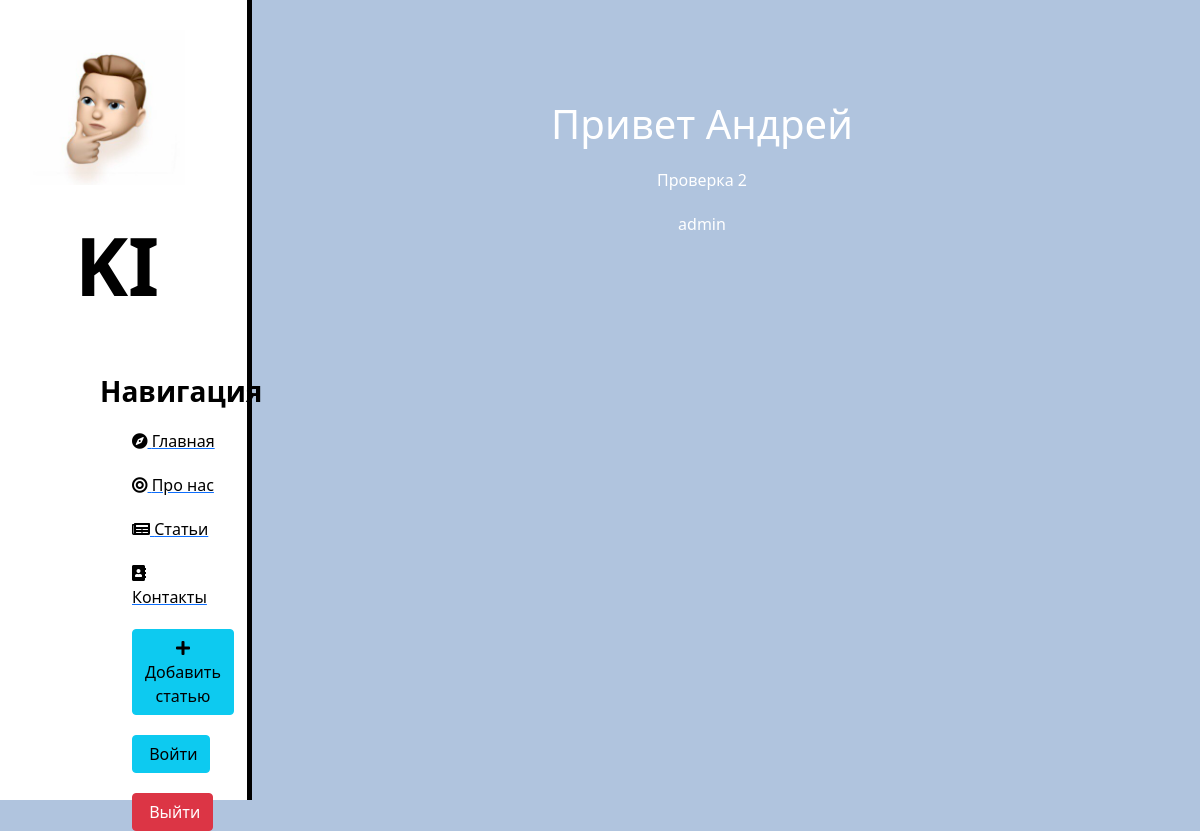
The page /news/comment/5/ on the database its author committed.
### news/models.py (models this page shows, shortened)
class Comment(models.Model):
    created = models.DateTimeField(auto_now_add=True)
    body = models.CharField(max_length=50, blank=False)
    owner = models.ForeignKey('auth.User', related_name='comments', on_delete=models.CASCADE)
    articles = models.ForeignKey('Articles', related_name='comments', on_delete=models.CASCADE)
    class Meta:
        ordering = ['created']

class Articles(models.Model):
    title = models.CharField('Название', max_length=50)
    anons = models.CharField('Анонс', max_length=250)
    full_text = models.TextField('Статья')
    date = models.DateTimeField('Дата публикации')
    owner = models.ForeignKey('auth.User', related_name='posts', on_delete=models.CASCADE, null=True)
    def __str__(self):
        return self.title
    class Meta:
        verbose_name = 'Новость'
        verbose_name_plural = 'Новости'

### news/views.py (the view)
# urls.py: path('comment/<int:pk>/', views.CommentView.as_view(), name='comment_view.html'),
class CommentView(DetailView):
    model = Comment
    template_name = 'news/comment_view.html'
    context_object_name = 'comment'

### news/templates/news/comment_view.html (shortened to what this page needs)
 {% extends 'main/layout.html' %}
{% block content %}
    <div class="features">
        <h1>{{ comment.body }}</h1>
        <p>{{ comment.articles }}</p>
        <p>{{ comment.owner }}</p>
    </div>
 {% endblock %}

### main/static/main/css/main.css (style rules this page uses)
body { background: #B0C4DE; }
main .features { float: left; color: #fff; margin-top: 100px; text-align: center; width: 75%; }
main .features h1 { front-size: 50px; }
main .features p { max-width: 400px; margin: 20px auto }

### rows shown on the page
Comment: body "Привет Андрей", articles "Проверка 2", owner "admin"
